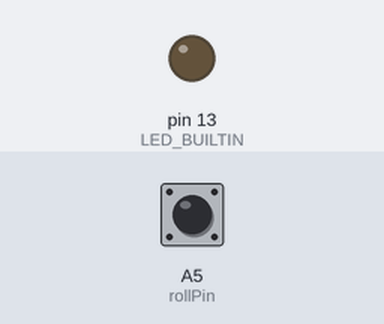
This sketch was run on a simulated Arduino Uno, built with avr-gcc and run on an emulated ATmega328P. Shown: output pins drawn as LEDs (lit = HIGH). The inputs (shaded band) are chosen by the test bench; at power-on: A5 (rollPin) HIGH.

Above: at 1.2 s.
1.3 s: A5 (rollPin) pulled LOW for 0.15 s
At 4.1 s:
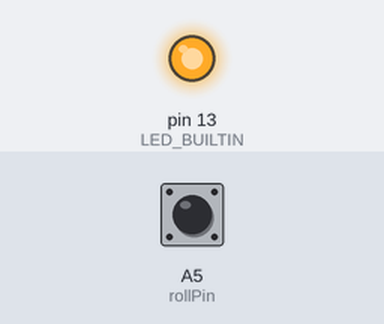
4.3 s: A5 (rollPin) pulled LOW for 1 s
At 6.67 s:
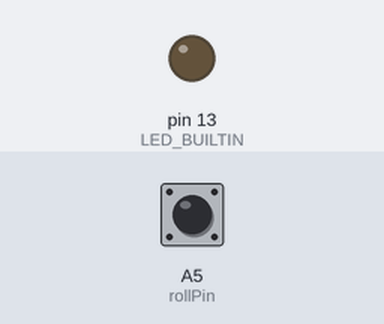
7.3 s: A5 (rollPin) pulled LOW for 3.2 s
Timing chart, 0 to 13.8 s (numbered marks = the images above; inputs shaded):
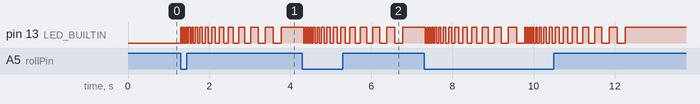

Measured:
- after the input at 1.3 s, pin 13 (LED_BUILTIN): LOW → HIGH at once, then repeats every 0.06 s: LOW 0.03 s, HIGH 0.03 s, until it stays HIGH from 3.8 s
- after the input at 4.3 s, pin 13 (LED_BUILTIN): HIGH → LOW at once, then repeats every 0.06 s: HIGH 0.03 s, LOW 0.03 s, until it stays HIGH from 6.8 s

The sketch:

02_BlinkSlowdown.ino
```cpp
// I wrote this to tweak the wheel of fortune style slow down rate.
// Hari Wiguna, 2019

unsigned long startingSpeed = 30;
unsigned long startingDeceleration = 1;
unsigned long actionDelay = 0;
unsigned long decelerationRate = 0;
byte rollPin = A5; // Yes, you can use Analog pins for digital read and write :-)

void setup() {
  pinMode(LED_BUILTIN, OUTPUT);
  pinMode(rollPin, INPUT_PULLUP);
}

void loop() {
  if (digitalRead(rollPin) == LOW) {
    actionDelay = startingSpeed;
    decelerationRate = startingDeceleration;
    while (actionDelay < 200) {
      digitalWrite(LED_BUILTIN, HIGH);  // turn the LED on (HIGH is the voltage level)
      delay(actionDelay);               // wait for a second
      digitalWrite(LED_BUILTIN, LOW);   // turn the LED off by making the voltage LOW
      delay(actionDelay);               // wait for a second
      actionDelay += decelerationRate;  // keep increasing actionDelay
      decelerationRate+=2;
    }

    digitalWrite(LED_BUILTIN, HIGH);    // After dice is done slowing down, we always want to end up ON.
  }
}
```
